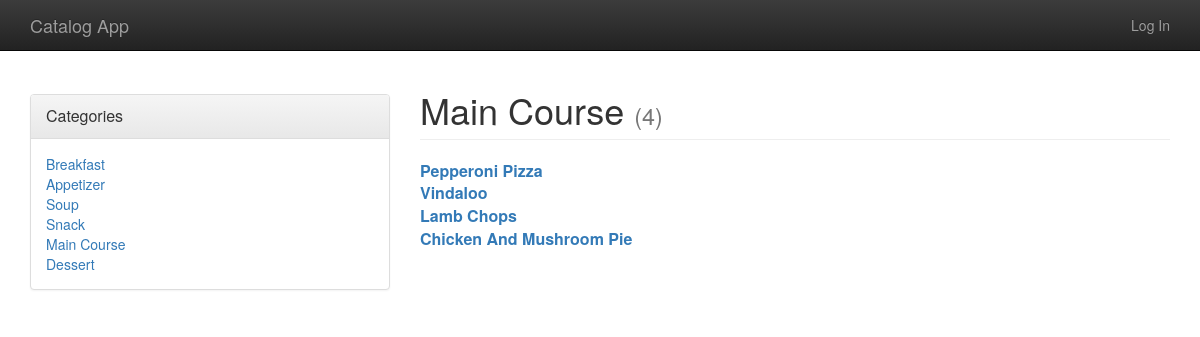
/category/Main Course/items, run on the app's committed database.
### catalog/models.py (models this page shows, shortened)
class Category(Base):
    __tablename__ = 'category'
    id = Column(Integer, primary_key=True)
    name = Column(String(250), nullable=False, unique=True)
    user_id = Column(Integer, ForeignKey('user.id'))
    user = relationship(User)
    items = relationship("Item", cascade="all,delete", backref="category")

class Item(Base):
    __tablename__ = 'item'
    id = Column(Integer, primary_key=True)
    name = Column(String(250), nullable=False, unique=True)
    description = Column(String(1000))
    pub_date = Column(DateTime)
    image = Column(String(250))
    category_id = Column(Integer, ForeignKey('category.id'))
    user_id = Column(Integer, ForeignKey('user.id'))
    user = relationship(User)

### catalog/views.py (the view)
@app.route('/category/<name>/')
@app.route('/category/<name>/items')
def category(name):
    categories = db_session.query(Category).all()
    category = db_session.query(Category).filter_by(name=name).first()
    if category is None:
        abort(404)
    return render_template('category.html',
                           categories=categories,
                           category=category,
                           items=category.items)

### catalog/templates/category.html (shortened to what this page needs)
{% extends "base.html" %}
{% block content %}
<div class="row">
    <div class="col-sm-4">
        {% include "categories.html" %}
    </div>
    <div class="col-sm-8">
        <div class="page-header">
            <span class="h1">
                {{ category.name }}
                {% if items %}
                <span id="item-count" class="small">({{items|count}})</span>
                {% endif %}
            </span>
        </div>
        {% if items %}
        {% for item in items %}
        <div>
            <strong><a href="{{url_for('item', name = item.name)}}" class="font-larger">{{item.name}}</a></strong>
        </div>
        {% endfor %}
        {% endif %}
    </div>
</div>
{% endblock %}

### catalog/templates/categories.html (shortened to what this page needs)
<div class="panel panel-default margin-top">
    <div class="panel-heading">
        <span class="panel-title">Categories</span>
    </div>
    <div class="panel-body">
        {% if categories %}
        {% for category in categories %}
        <div><a href="{{url_for('category', name = category.name)}}">{{category.name}}</a></div>
        {% endfor %}
        {% else %}
        <div>Sign in and add some categories.</div>
        {% endif %}
    </div>
</div>

### catalog/static/styles.css (style rules this page uses)
body { padding-top: 50px; }
.margin-top { margin-top: 44px; }
.font-larger { font-size:16px; }

### data on the page
Category: name "Breakfast"
Category: name "Appetizer"
Category: name "Soup"
Category: name "Snack"
Category: name "Main Course"
Category: name "Dessert"
Item: name "Pepperoni Pizza"
Item: name "Vindaloo"
Item: name "Lamb Chops"
Item: name "Chicken And Mushroom Pie"

### other printed values
{{ items|count }} "4"
